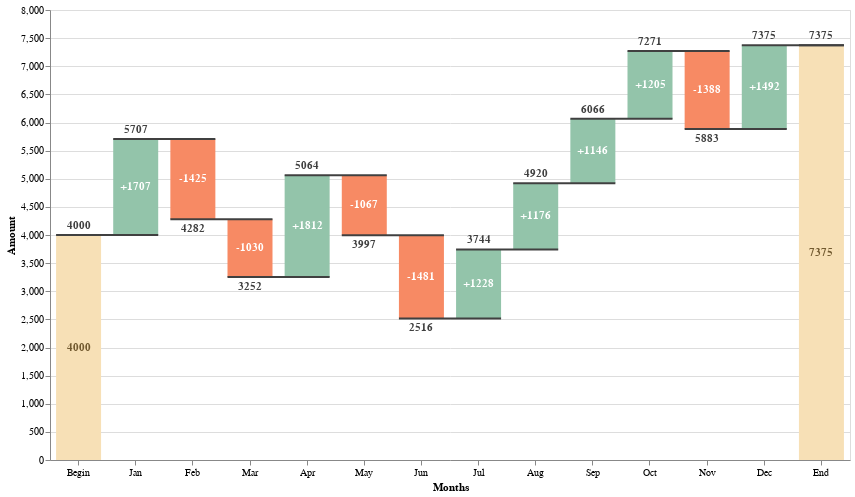

Write a Vega-Lite specification for this figure.
### Vega-Lite specification from a JSON file in a GitHub repository (floating-point values rounded to 4 significant figures)
{"$schema": "https://vega.github.io/schema/vega-lite/v5.json", "data": {"values": [{"label": "Begin", "amount": 4000}, {"label": "Jan", "amount": 1707}, {"label": "Feb", "amount": -1425}, {"label": "Mar", "amount": -1030}, {"label": "Apr", "amount": 1812}, {"label": "May", "amount": -1067}, {"label": "Jun", "amount": -1481}, {"label": "Jul", "amount": 1228}, {"label": "Aug", "amount": 1176}, {"label": "Sep", "amount": 1146}, {"label": "Oct", "amount": 1205}, {"label": "Nov", "amount": -1388}, {"label": "Dec", "amount": 1492}, {"label": "End", "amount": 0}]}, "width": 800, "height": 450, "transform": [{"window": [{"op": "sum", "field": "amount", "as": "sum"}]}, {"window": [{"op": "lead", "field": "label", "as": "lead"}]}, {"calculate": "datum.lead === null ? datum.label : datum.lead", "as": "lead"}, {"calculate": "datum.label === 'End' ? 0 : datum.sum - datum.amount", "as": "previous_sum"}, {"calculate": "datum.label === 'End' ? datum.sum : datum.amount", "as": "amount"}, {"calculate": "(datum.label !== 'Begin' && datum.label !== 'End' && datum.amount > 0 ? '+' : '') + datum.amount", "as": "text_amount"}, {"calculate": "(datum.sum + datum.previous_sum) / 2", "as": "center"}], "encoding": {"x": {"field": "label", "type": "ordinal", "sort": null, "axis": {"labelAngle": 0, "title": "Months"}}}, "layer": [{"mark": {"type": "bar", "size": 45}, "encoding": {"y": {"field": "previous_sum", "type": "quantitative", "title": "Amount"}, "y2": {"field": "sum"}, "color": {"condition": [{"test": "datum.label === 'Begin' || datum.label === 'End'", "value": "#f7e0b6"}, {"test": "datum.sum < datum.previous_sum", "value": "#f78a64"}], "value": "#93c4aa"}}}, {"mark": {"type": "rule", "color": "#404040", "opacity": 1, "strokeWidth": 2, "xOffset": -22.5, "x2Offset": 22.5}, "encoding": {"x2": {"field": "lead"}, "y": {"field": "sum", "type": "quantitative"}}}, {"mark": {"type": "text", "dy": {"expr": "datum.amount >= 0 ? -4 : 4"}, "baseline": {"expr": "datum.amount >= 0 ? 'bottom' : 'top'"}}, "encoding": {"y": {"field": "sum", "type": "quantitative"}, "text": {"field": "sum", "type": "nominal"}}}, {"mark": {"type": "text", "fontWeight": "bold", "baseline": "middle"}, "encoding": {"y": {"field": "center", "type": "quantitative"}, "text": {"field": "text_amount", "type": "nominal"}, "color": {"condition": [{"test": "datum.label === 'Begin' || datum.label === 'End'", "value": "#725a30"}], "value": "white"}}}], "config": {"text": {"fontWeight": "bold", "color": "#404040"}}}
